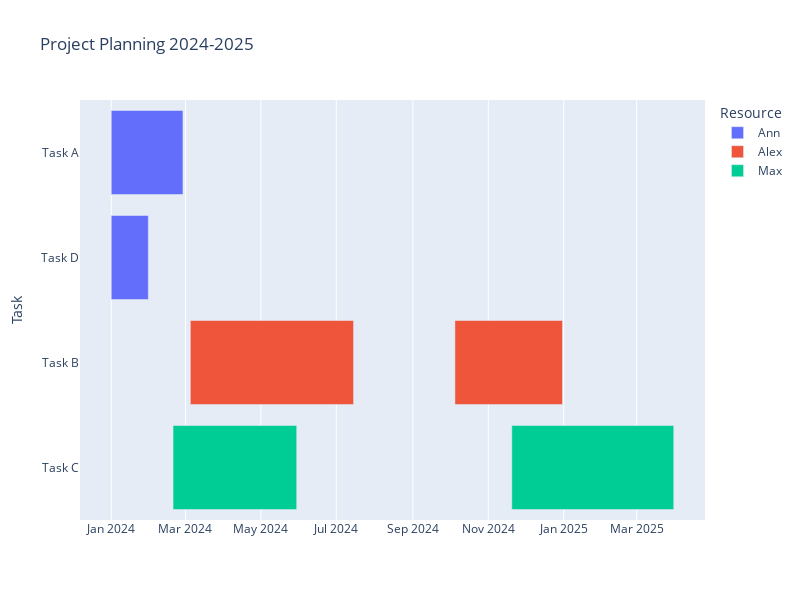

Notebook cell for this chart:
### Code cell
fig = px.timeline(df, x_start="Start", x_end="Finish", y="Task", 
                  color="Resource",
                  height = 600, width = 800,
                  title='Project Planning 2024-2025')
fig.update_yaxes(autorange="reversed")
fig.show()

### Figure 1 — Plotly figure (JSON) as saved in the notebook; plotly's stock layout.template omitted (floating-point values rounded to 4 significant figures)
{"data": [{"alignmentgroup": "True", "base": ["2024-01-01", "2024-01-01"], "hovertemplate": "Resource=Ann<br>Start=%{base}<br>Finish=%{x}<br>Task=%{y}<extra></extra>", "legendgroup": "Ann", "marker": {"color": "#636efa", "pattern": {"shape": ""}}, "name": "Ann", "offsetgroup": "Ann", "orientation": "h", "showlegend": true, "textposition": "auto", "type": "bar", "x": [5011200000, 2592000000], "xaxis": "x", "y": ["Task A", "Task D"], "yaxis": "y"}, {"alignmentgroup": "True", "base": ["2024-03-05", "2024-10-05"], "hovertemplate": "Resource=Alex<br>Start=%{base}<br>Finish=%{x}<br>Task=%{y}<extra></extra>", "legendgroup": "Alex", "marker": {"color": "#EF553B", "pattern": {"shape": ""}}, "name": "Alex", "offsetgroup": "Alex", "orientation": "h", "showlegend": true, "textposition": "auto", "type": "bar", "x": [11404800000, 7516800000], "xaxis": "x", "y": ["Task B", "Task B"], "yaxis": "y"}, {"alignmentgroup": "True", "base": ["2024-02-20", "2024-11-20"], "hovertemplate": "Resource=Max<br>Start=%{base}<br>Finish=%{x}<br>Task=%{y}<extra></extra>", "legendgroup": "Max", "marker": {"color": "#00cc96", "pattern": {"shape": ""}}, "name": "Max", "offsetgroup": "Max", "orientation": "h", "showlegend": true, "textposition": "auto", "type": "bar", "x": [8640000000, 11318400000], "xaxis": "x", "y": ["Task C", "Task C"], "yaxis": "y"}], "layout": {"barmode": "overlay", "height": 600, "legend": {"title": {"text": "Resource"}, "tracegroupgap": 0}, "title": {"text": "Project Planning 2024-2025"}, "width": 800, "xaxis": {"anchor": "y", "domain": [0, 1], "type": "date"}, "yaxis": {"anchor": "x", "autorange": "reversed", "domain": [0, 1], "title": {"text": "Task"}}}}
